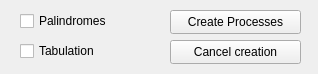
<?xml version="1.0" encoding="UTF-8"?>
<ui version="4.0">
 <class>NewProcesses</class>
 <widget class="QWidget" name="NewProcesses">
  <property name="geometry">
   <rect>
    <x>0</x>
    <y>0</y>
    <width>318</width>
    <height>74</height>
   </rect>
  </property>
  <property name="windowTitle">
   <string>Dialog</string>
  </property>
  <widget class="QPushButton" name="CreateButton">
   <property name="geometry">
    <rect>
     <x>170</x>
     <y>10</y>
     <width>131</width>
     <height>24</height>
    </rect>
   </property>
   <property name="text">
    <string>Create Processes</string>
   </property>
  </widget>
  <widget class="QPushButton" name="CancelButton">
   <property name="geometry">
    <rect>
     <x>170</x>
     <y>40</y>
     <width>131</width>
     <height>24</height>
    </rect>
   </property>
   <property name="text">
    <string>Cancel creation</string>
   </property>
  </widget>
  <widget class="QCheckBox" name="Palindrome">
   <property name="geometry">
    <rect>
     <x>20</x>
     <y>10</y>
     <width>111</width>
     <height>22</height>
    </rect>
   </property>
   <property name="text">
    <string>Palindromes</string>
   </property>
  </widget>
  <widget class="QCheckBox" name="Tabulation">
   <property name="geometry">
    <rect>
     <x>20</x>
     <y>40</y>
     <width>101</width>
     <height>22</height>
    </rect>
   </property>
   <property name="text">
    <string>Tabulation</string>
   </property>
  </widget>
 </widget>
 <resources/>
 <connections/>
</ui>
